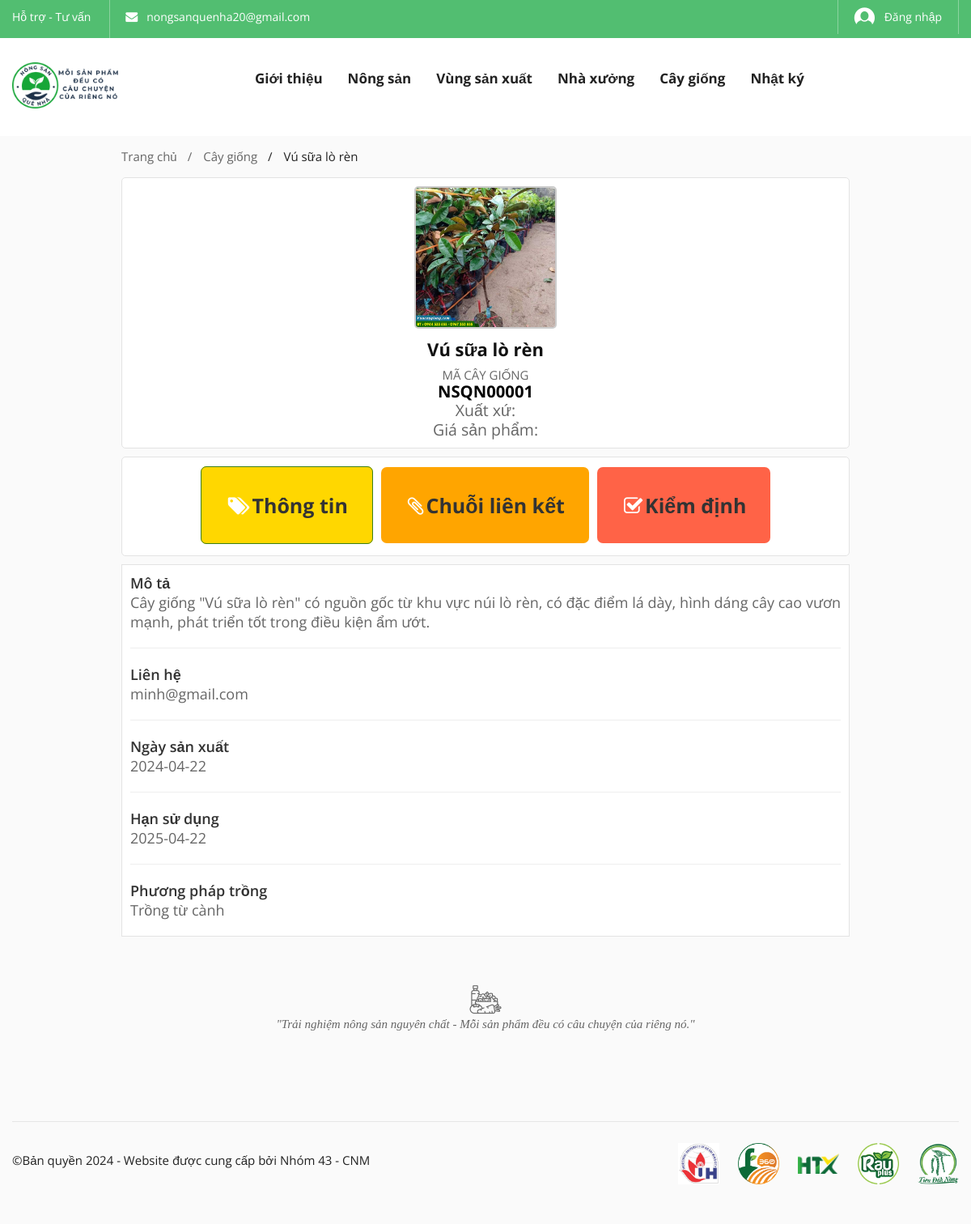
/chitietcaygiong.php?id=1, run on the app's committed database.
### tables this page shows
CREATE TABLE `header_info` (
  `id` int(10) NOT NULL,
  `email` varchar(30) NOT NULL,
  `tweeter` varchar(500) NOT NULL,
  `fb_link` varchar(500) NOT NULL,
  `pinterest` varchar(500) NOT NULL,
  `phone` varchar(20) NOT NULL
);

CREATE TABLE `caygiong` (
  `id_cg` int(11) NOT NULL,
  `nguoidang` int(11) NOT NULL,
  `nhasanxuat` int(11) DEFAULT NULL,
  `nhaphanphoi` int(11) DEFAULT NULL,
  `tencaygiong` varchar(255) NOT NULL,
  `macaygiong` varchar(100) DEFAULT NULL,
  `mota` text,
  `xuatxu` varchar(255) DEFAULT NULL,
  `gia` varchar(255) DEFAULT NULL,
  `ngaysanxuat` varchar(100) DEFAULT NULL,
  `hansudung` varchar(100) DEFAULT NULL,
  `hdsd` text,
  `phuongphaptrong` text,
  `hinhanh` varchar(255) DEFAULT NULL,
  `lienhe` varchar(255) DEFAULT NULL,
  `giaychungnhan` char(100) NOT NULL,
  `ngaytao` timestamp NOT NULL DEFAULT CURRENT_TIMESTAMP
);

### admin/class/adminback.php (called while the page is built, shortened)
<?php
class  adminback
{
    protected $connection;
    function __construct()
    {
        $dbhost = "localhost";
        $dbuser = "tien123";
        $dbpass = "123456";
        $dbname = "nongsanquenha";
        $this->connection = mysqli_connect($dbhost, $dbuser, $dbpass, $dbname);
        mysqli_set_charset($this->connection, 'UTF8');
    }
    function display_links()
    {
        $query = "SELECT * FROM header_info";
        if (mysqli_query($this->connection, $query)) {
            $ctg_info = mysqli_query($this->connection, $query);
            return $ctg_info;
        }
    }
    function show_caygiong_by_id($id_cg)
    {
        $query = "SELECT * FROM `caygiong` WHERE `id_cg`=$id_cg";
        if (mysqli_query($this->connection, $query)) {
            $result = mysqli_query($this->connection, $query);
            return $result;
        }
    }
}

### chitietcaygiong.php (the view, shortened to what this page needs)
<?php
include_once("admin/class/adminback.php");
$obj = new adminback();
if (isset($_GET['id'])) {
    $id_cg = $_GET['id'];
    $cg_info = $obj->show_caygiong_by_id($id_cg);
    $cg_fetch = mysqli_fetch_assoc($cg_info);
    $cg_datas = array();
    $cg_datas[] = $cg_fetch;
}
?>
<?php
include_once("includes/head.php");
?>
<body class="biolife-body">
    <header id="" class="header-area style-01 layout-03">
        <?php
        include_once("includes/header_top.php");
        ?>
        <?php
        include_once("includes/header_middle.php");
        ?>
    </header>
    <div class="page-contain">
        <div id="main-content" class="main-content">
            <div class="container container-x">
                <nav class="biolife-nav">
                    <ul>
                        <li class="nav-item"><a href="index.php" class="permal-link">Trang chủ</a></li>
                        <li class="nav-item"><a href="caygiong.php" class="permal-link">Cây giống</a></li>
                        <li class="nav-item"><span class="current-page">
                                <?php
                                foreach ($cg_datas as $cg_data) {
                                    echo $cg_data['tencaygiong'];
                                }
                                ?>
                            </span></li>
                    </ul>
                </nav>
            </div>
            <div class="container">
                <div class="page-contain single-product">
                    <div class="container container-x">
                        <div id="main-content" class="main-content">
                            <?php
                            foreach ($cg_datas as $cg_data) {
                                $formatted_id_cg = 'NSQN' . str_pad($cg_data['id_cg'], 5, '0', STR_PAD_LEFT);
                            ?>
                                <div class="sumary-product single-layout" style="text-align:center;display: flex; flex-direction: column;">
                                    <div class="media">
                                        <ul class="biolife-carousel slider-for" data-slick='{"arrows":false,"dots":false,"slidesMargin":30,"slidesToShow":1,"slidesToScroll":1,"fade":true,"asNavFor":".slider-nav"}'>
                                            <img src="admin/uploads/<?php echo  $cg_data['hinhanh'] ?>" alt="" width="150" height="150">
                                        </ul>
                                    </div>
                                    <div class="product-attribute" style="margin-top: 0;">
                                        <div class="price" style="margin-top:0px">
                                            <ins><span class="price-amount"><span class="currencySymbol"></span><?php echo $cg_data['tencaygiong'] ?></span></ins>
                                        </div>
                                        <span class="sku">MÃ CÂY GIỐNG</span>
                                        <br>
                                        <span style="font-weight:bold;color: black;font-size:135%;"><?php echo $formatted_id_cg ?></span>
                                        <br>
                                        <span style="font-size:130%;">Xuất xứ: <?php echo $cg_data['xuatxu'] ?></span>
                                        <br>
                                        <span style="font-size:130%;">Giá sản phẩm: <?php echo $cg_data['gia'] ?></span>
                                    </div>
                                </div>
                                <div style="margin-top: 5px;" class="product-tabs single-layout biolife-tab-contain">
                                    <div class="tab-head text-center">
                                        <ul class="tabs">
                                            <li class="tab-element active"><a href="#tab_1st" class="tab-link"><i class="fa fa-tags"></i>Thông tin</a></li>
                                            <li class="tab-element"><a href="#tab_2nd" class="tab-link center"><i class="fa fa-paperclip"></i>Chuỗi liên kết</a></li>
                                            <li class="tab-element"><a href="#tab_3rd" class="tab-link right"><i class="fa fa-check-square-o"></i>Kiểm định</a></li>
                                        </ul>
                                    </div>
                                    <div class="tab-content" style="border: none;background-color:transparent;padding: 0;">
                                        <div id="tab_1st" style="background-color: #fff;border: #e3e3e3 solid 1px;" class="tab-contain desc-tab  active">
                                            <?php
                                            if (!empty($cg_data['mota'])) {
                                                echo '<div class="desc-expand" style="margin-top:0;">
                                                    <span class="title">Mô tả</span>
                                                    ';
                                                $lines = explode("\n", $cg_data['mota']);
                                                foreach ($lines as $line) {
                                                    echo '<br><span>' . $line . '</span> ';
                                                }
                                                echo '
                                                </div>
                                                <hr>';
                                            }
                                            ?>
                                            <?php
                                            if (!empty($cg_data['lienhe'])) {
                                                echo '<div style="text-align: justify;" class="desc-expand">
                                                    <span class="title">Liên hệ</span>
                                                    ';
                                                $lines = explode("\n", $cg_data['lienhe']);
                                                foreach ($lines as $line) {
                                                    echo '<br><span>' . $line . '</span> ';
                                                }
                                                echo '
                                                </div>
                                                <hr>';
                                            }
                                            ?>
                                            <?php
                                            if (!empty($cg_data['ngaysanxuat'])) {
                                                echo '<div style="text-align: justify;" class="desc-expand">
                                                    <span class="title">Ngày sản xuất</span>
                                                    ';
                                                $lines = explode("\n", $cg_data['ngaysanxuat']);
                                                foreach ($lines as $line) {
                                                    echo '<br><span>' . $line . '</span> ';
                                                }
                                                echo '
                                                </div>
                                                <hr>';
                                            }
                                            ?>
                                            <?php
                                            if (!empty($cg_data['hansudung'])) {
                                                echo '<div class="desc-expand">
                                                        <span class="title">Hạn sử dụng</span>
                                                            <br><span>' . $cg_data['hansudung'] . '</span>
                                                    </div>
                                                    <hr>';
                                            }
                                            ?>
                                            <?php
                                            if ($cg_data['phuongphaptrong'] != null) {
                                                echo '<div class="desc-expand">
                                                        <span class="title">Phương pháp trồng</span>
                                                        <br><span>' . $cg_data['phuongphaptrong'] . '</span>
                                                    </div>';
                                            }
                                            ?>
                                        </div>
                                </div>
                        </div>
                        <div class="product-related-box single-layout">
                            <div class="biolife-title-box lg-margin-bottom-26px-im">
                                <span class="biolife-icon icon-organic"></span>
                                <span class="subtitle">"Trải nghiệm nông sản nguyên chất - Mỗi sản phẩm đều có câu chuyện của riêng nó."</span>
                            </div>
                        </div>
                    </div>
                <?php } ?>
                </div>
            </div>
        </div>
    </div>
    </div>
    <?php
    include_once("includes/footer.php");
    ?>
    <?php
    include_once("includes/script.php")
    ?>
</body>

### includes/header_top.php (shortened to what this page needs)
<?php
$obj= new adminback();
    $links = $obj->display_links();
?>
<div class="header-top bg-main hidden-xs">
            <div class="container">
                <div class="top-bar left">
                    <ul class="horizontal-menu">
                        <li><a href="#">Hỗ trợ - Tư vấn</a></li>
                        <?php
                        while( $link = mysqli_fetch_assoc($links)){?>
                        <li>
                            <p style="color:white" class="fa fa-envelope"></p><a href="" > &nbsp;
                           <?php  echo $link['email'];  ?>
                          </a></li>
                    </ul>
                </div>
                <div class="top-bar right">
                               <?php } ?>
                    <ul class="horizontal-menu">
                        <li><a href="dangnhap.php" class="login-link"><i class="biolife-icon icon-login"></i>
                        <?php
                        if(isset($_SESSION['username'])){
                            echo $_SESSION['username'];
                        }else{
                            echo "Đăng nhập";
                        }
                        ?>
                        </a></li>
                    </ul>
                </div>
            </div>
        </div>

### assets/css/main-color03-green.css (style rules this page uses)
.bg-main, .testml-elem-2, .btn.btn-thin:hover, .service-inner.style-02 .number, .biof-loading-center-absolute .dot, .biolife-service__type02 .foot-area, .biolife-tweet-item .tw-head .icon i, .biolife-social.circle-hover ul li a:hover, .footer.layout-02 .copy-rights-contain, .tab-head__default .tab-element .tab-link::before, .header-top .top-bar .social-list.circle-layout a:hover, .biolife-banner__grid:not(.type-02) .banner-contain .cat-name::before, .slider-opt04__layout01.light-version .buttons .btn.btn-bold:not(:hover), .biolife-banner__style-05 .btn-shopnow, .biolife-banner__style-06 .btn-shopnow, .biolife-banner__style-07 .btn-shopnow, .style-bottom-info.layout-02 .thumbnail .post-date, .style-bottom-info.layout-03 .thumbnail .post-date, .tab-head__icon-top-layout a::after, .slider-opt03__layout01.mode-03 .buttons .btn.btn-bold:not(:hover), .biolife-banner__special-02 .product-detail .add-to-cart-btn:not(:hover), .contain-product__right-info-layout3 .buttons .add-to-cart-btn:not(:hover), .contain-product__deal-layout .slide-down-box .buttons .add-to-cart-btn, .biolife-banner__special .product-detail .add-to-cart-btn, .post-item .group-buttons .count-number:hover .number, .post-item .post-content .btn.readmore:hover, .post-comments .form-row.last-btns .btn-sumit, .style-bottom-info.layout-03 .post-meta .liked .number, .single-post-contain .post-foot .socials-connection .social-list li a:hover, .wgt-twitter-item .detail .viewall a:hover::before, .biolife-carousel .slick-dots li.slick-active button, .btn.btn-bold:not(:hover), .contact-form-container .form-row .btn-submit, .login-on-checkout .form-row button, .minicart-block.layout-02 .icon-contain .btn-to-cart, .checkout-progress-wrap .checkout-act.active .title-box .number, .biolife-progress-bar .progress .progress-bar, .shpcart-subtotal-block .btn-checkout .btn, .shopping-cart-container table td.wrap-btn-control .btn, .review-form-wrapper .form-row button[type=submit], .header-area.layout-01 .mobile-search .open-searchbox, .product-tabs.single-layout .tab-head .tabs li a::before, .sumary-product .action-form .buttons .pull-row .btn:hover::before, .sumary-product .action-form .buttons .pull-row .btn:hover::after, .biolife-panigations-block ul li a:hover, .biolife-panigations-block ul li .current-page, .pr-detail-layout .info .buttons .add-to-cart-btn, .contain-product.layout-default .slide-down-box .buttons .add-to-cart-btn, .sidebar .price-filter .frm-contain .f-item .btn-submit, .newsletter-block .form-content .bnt-submit, .mobile-search .mobile-search-content .btn-submit, .vertical-category-block .block-title, .biolife-banner__promotion3 .product-detail .add-to-cart-btn, .biolife-banner__grid .banner-contain .cat-name::before, .biolife-cart-info .minicart-block .btn-control .view-cart, .sumary-product .action-form .buttons .add-to-cart-btn, .service-inner.color-reverse .number, .content-404 .button, .biolife-cart-info .icon-qty-combine .qty { background-color: #1aaa43bf; }

### chitietcaygiong.php (style rules this page uses)
.media img { max-width: 100%; height: auto; }
.tab-link { font-size: 16px; }
@media only screen and (min-width: 768px) { .tab-link { font-size: 25px; } }
.desc-expand { font-size: 18px; }
.sumary-product { border: #e3e3e3 solid 1px; border-radius: 5px; background-color: #ffff; padding: 10px 10px; }
:root { --main--color: #A0C438; }
.product-tabs.single-layout .tab-content { padding: 0; }

### includes/head.php (style rules this page uses)
body { font-family: "Open Sans", sans-serif; }

### data on the page
header_info: email "nongsanquenha20@gmail.com"
caygiong: tencaygiong "Vú sữa lò rèn", hinhanh (picture), id_cg "NSQN00001", mota "Cây giống \"Vú sữa lò rèn\" có nguồn gốc từ khu vực núi lò rèn, có đặc điểm lá dày, hình dáng cây cao vươn mạnh, phát triển tốt trong điều kiện ẩm ướt.", lienhe "minh@gmail.com", ngaysanxuat "2024-04-22", hansudung "2025-04-22", phuongphaptrong "Trồng từ cành"
